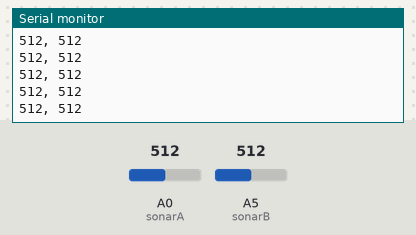
A sketch run on a simulated Arduino Uno, built with avr-gcc and run on an emulated ATmega328P. Parts: the last lines printed to the serial monitor. Inputs (shaded band) come from the test bench; at power-on: A5 (sonarB) = 512, A0 (sonarA) = 512.

Above: at 1.2 s.
1.3 s: A5 (sonarB) set to 106
At 2.0 s:
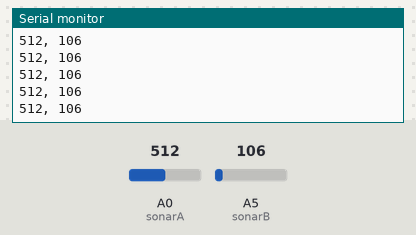
4.3 s: A5 (sonarB) set to 91
At 5.3 s:
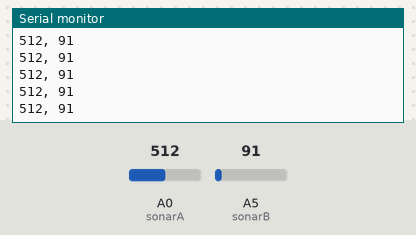
Timing chart, 0 to 7.3 s (numbered marks = the images above; inputs shaded):
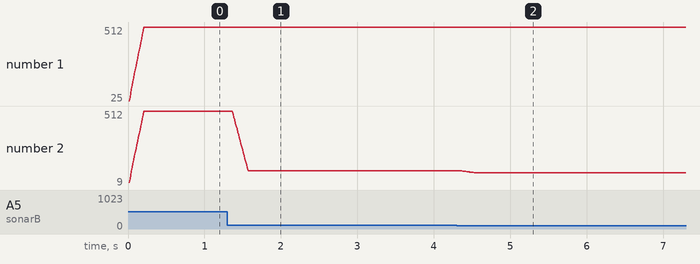

The sketch:

maxsonar_smoothed.ino
```cpp
const int numReadings = 20;      //number of readings to be averaged


int readingsA[numReadings];     // the readings from the analog input
int indexA = 0;                  // the index of the current reading
int totalA = 0;                  // the running total
int averageA = 0;                // the averageA
int sonarA = 0;

int readingsB[numReadings];     // the readings from the analog input
int indexB = 0;                  // the index of the current reading
int totalB = 0;                  // the running total
int averageB = 0;                // the averageA
int sonarB = 5;


void setup() {

  Serial.begin(9600);
    // initialize all the readings to 0:
    Serial.println("initializing...");


      for (int thisReading = 0; thisReading < numReadings; thisReading++)
      {
          readingsA[thisReading] = 0;
      }

      for (int thisReading = 0; thisReading < numReadings; thisReading++)
      {
          readingsB[thisReading] = 0;
      }
   }


void loop() {

//----------------------------------------------------
//-----------------read and smooth sonarA-------------
  // subtract the last reading:
    totalA = totalA - readingsA[indexA];
    // read from the sensor:
    readingsA[indexA] = analogRead(sonarA);
    // add the reading to the total:
    totalA = totalA + readingsA[indexA];
    // advance to the next position in the array:
    indexA = indexA + 1;

    // if we're at the end of the array...
    if (indexA >= numReadings)
    {
        // ...wrap around to the beginning:
        indexA = 0;
    }

    // calculate the average:
    averageA = totalA / numReadings;

//----------------------------------------------------
//-----------------read and smooth sonarB-------------
  // subtract the last reading:
    totalB = totalB - readingsB[indexB];
    // read from the sensor:
    readingsB[indexB] = analogRead(sonarB);
    // add the reading to the total:
    totalB = totalB + readingsB[indexB];
    // advance to the next position in the array:
    indexB = indexB + 1;

    // if we're at the end of the array...
    if (indexB >= numReadings)
    {
        // ...wrap around to the beginning:
        indexB = 0;
    }

    // calculate the average:
    averageB = totalB / numReadings;


    Serial.print(averageA);
    Serial.print(", ");
    Serial.println(averageB);


}
```

Measured:
- after the input at 1.3 s, the serial monitor: prints a new line after 0.07 s (image 1)
- after the input at 4.3 s, the serial monitor: prints a new line after 0.07 s (image 2)
- plotted number 2: 512 → 106 after the input at 1.3 s, 106 → 9 after the input at 4.3 s
